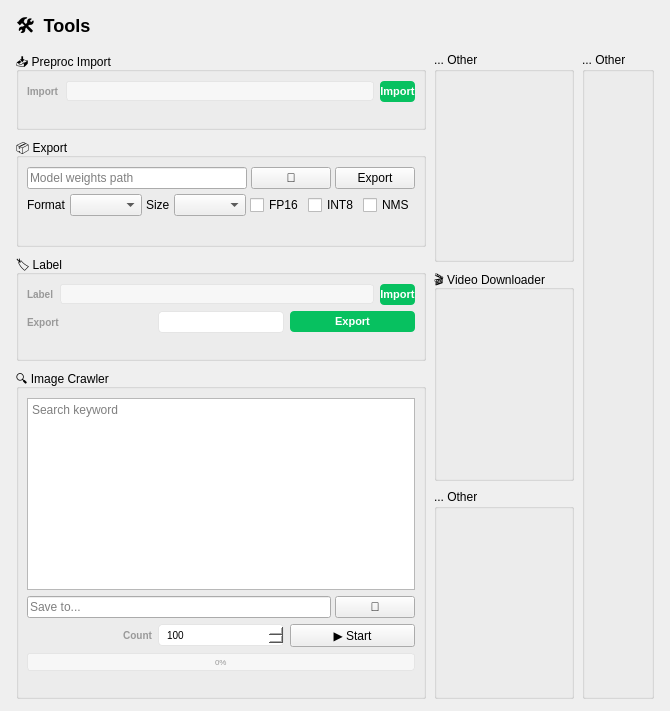
<?xml version="1.0" encoding="UTF-8"?>
<ui version="4.0">
 <class>ToolsPage</class>
 <widget class="QWidget" name="ToolsPage">
  <layout class="QVBoxLayout" name="mainLo">
   <property name="leftMargin"><number>16</number></property>
   <property name="topMargin"><number>12</number></property>
   <property name="rightMargin"><number>16</number></property>
   <property name="bottomMargin"><number>12</number></property>
   <property name="spacing"><number>8</number></property>

   <!-- Title -->
   <item><widget class="QLabel" name="titleLabel">
    <property name="text"><string>🛠  Tools</string></property>
    <property name="minimumHeight"><number>24</number></property>
    <property name="maximumHeight"><number>24</number></property>
    <property name="styleSheet"><string>font-size:18px;font-weight:700;padding:0;margin:0;</string></property>
   </widget></item>

   <!-- Three-column layout -->
   <item><layout class="QHBoxLayout" name="colsLo">
    <property name="spacing"><number>8</number></property>

    <!-- ═══ Column 1 ═══ -->
    <item><layout class="QVBoxLayout" name="col1Lo">
     <property name="spacing"><number>8</number></property>

     <item><widget class="QGroupBox" name="dataGroup">
      <property name="title"><string>📥 Preproc Import</string></property>
     <layout class="QVBoxLayout" name="dataGroupLo">
      <property name="leftMargin"><number>8</number></property>
      <property name="rightMargin"><number>8</number></property>
      <property name="spacing"><number>6</number></property>

      <item><layout class="QHBoxLayout" name="importRow">
       <property name="spacing"><number>6</number></property>
       <item><widget class="QLabel" name="importLabel">
        <property name="text"><string>Import</string></property>
        <property name="fixedWidth"><number>44</number></property>
        <property name="minimumHeight"><number>14</number></property>
        <property name="maximumHeight"><number>14</number></property>
        <property name="styleSheet"><string>font-size:10px;font-weight:600;color:#999;padding:0;margin:0;</string></property>
       </widget></item>
       <item><widget class="QLineEdit" name="importPath">
        <property name="readOnly"><bool>true</bool></property>
        <property name="styleSheet"><string>QLineEdit{background:#f7f7f7;border:1px solid #e5e5e5;border-radius:3px;padding:1px 6px;font-size:10px;color:#999;}</string></property>
       </widget></item>
       <item><widget class="QPushButton" name="importBtn">
        <property name="text"><string>Import</string></property>
        <property name="fixedWidth"><number>70</number></property>
        <property name="styleSheet"><string>QPushButton{background:#07C160;color:#fff;border:none;padding:4px 0;font-size:11px;font-weight:600;border-radius:4px;}QPushButton:hover{background:#06ad56;}</string></property>
       </widget></item>
      </layout></item>

      <item><widget class="QLabel" name="dataStatus">
       <property name="text"><string></string></property>
       <property name="minimumHeight"><number>13</number></property>
       <property name="maximumHeight"><number>13</number></property>
       <property name="styleSheet"><string>font-size:9px;padding:0;margin:0;</string></property>
      </widget></item>
     </layout>
    </widget></item>

     <item><widget class="QGroupBox" name="exportGroup">
      <property name="title"><string>📦 Export</string></property>
      <layout class="QVBoxLayout" name="exportGroupLo">
       <property name="leftMargin"><number>8</number></property>
       <property name="rightMargin"><number>8</number></property>
       <property name="spacing"><number>5</number></property>

       <item><layout class="QHBoxLayout" name="exportWeightsRow">
        <property name="spacing"><number>4</number></property>
        <item><widget class="QLineEdit" name="exportWeights">
         <property name="placeholderText"><string>Model weights path</string></property>
         <property name="minimumHeight"><number>22</number></property>
        </widget></item>
        <item><widget class="QPushButton" name="exportBrowseBtn">
         <property name="text"><string>📁</string></property>
         <property name="fixedWidth"><number>28</number></property>
         <property name="fixedHeight"><number>22</number></property>
        </widget></item>
        <item><widget class="QPushButton" name="exportBtn">
         <property name="text"><string>Export</string></property>
         <property name="fixedWidth"><number>70</number></property>
         <property name="minimumHeight"><number>22</number></property>
        </widget></item>
       </layout></item>

       <item><layout class="QHBoxLayout" name="exportFmtRow">
        <property name="spacing"><number>4</number></property>
        <item><widget class="QLabel" name="exportFmtLabel">
         <property name="text"><string>Format</string></property>
         <property name="fixedWidth"><number>44</number></property>
        </widget></item>
        <item><widget class="QComboBox" name="exportFmt"/></item>
        <item><widget class="QLabel" name="exportSzLabel">
         <property name="text"><string>Size</string></property>
         <property name="fixedWidth"><number>30</number></property>
        </widget></item>
        <item><widget class="QComboBox" name="exportSz"/></item>
        <item><widget class="QCheckBox" name="exportHalf">
         <property name="text"><string>FP16</string></property>
        </widget></item>
        <item><widget class="QCheckBox" name="exportInt8">
         <property name="text"><string>INT8</string></property>
        </widget></item>
        <item><widget class="QCheckBox" name="exportNms">
         <property name="text"><string>NMS</string></property>
        </widget></item>
       </layout></item>

       <item><widget class="QLabel" name="exportStatus">
        <property name="text"><string></string></property>
        <property name="minimumHeight"><number>13</number></property>
        <property name="maximumHeight"><number>13</number></property>
       </widget></item>
      </layout>
     </widget></item>

     <item><widget class="QGroupBox" name="otherGroup">
      <property name="title"><string>🏷️ Label</string></property>
      <layout class="QVBoxLayout" name="otherGroupLo">
       <property name="leftMargin"><number>8</number></property>
       <property name="rightMargin"><number>8</number></property>
       <property name="spacing"><number>6</number></property>

       <item><layout class="QHBoxLayout" name="labelImportRow">
        <property name="spacing"><number>6</number></property>
        <item><widget class="QLabel" name="labelLabel">
         <property name="text"><string>Label</string></property>
         <property name="fixedWidth"><number>44</number></property>
         <property name="minimumHeight"><number>14</number></property>
         <property name="maximumHeight"><number>14</number></property>
         <property name="styleSheet"><string>font-size:10px;font-weight:600;color:#999;padding:0;margin:0;</string></property>
        </widget></item>
        <item><widget class="QLineEdit" name="labelImportPath">
         <property name="readOnly"><bool>true</bool></property>
         <property name="styleSheet"><string>QLineEdit{background:#f7f7f7;border:1px solid #e5e5e5;border-radius:3px;padding:1px 6px;font-size:10px;color:#999;}</string></property>
        </widget></item>
        <item><widget class="QPushButton" name="labelImportBtn">
         <property name="text"><string>Import</string></property>
         <property name="fixedWidth"><number>70</number></property>
         <property name="styleSheet"><string>QPushButton{background:#07C160;color:#fff;border:none;padding:4px 0;font-size:11px;font-weight:600;border-radius:4px;}QPushButton:hover{background:#06ad56;}</string></property>
        </widget></item>
       </layout></item>

       <item><layout class="QHBoxLayout" name="labelRow">
        <property name="spacing"><number>6</number></property>
        <item><widget class="QLabel" name="labelImportLabel">
         <property name="text"><string>Export</string></property>
         <property name="fixedWidth"><number>44</number></property>
         <property name="minimumHeight"><number>14</number></property>
         <property name="maximumHeight"><number>14</number></property>
         <property name="styleSheet"><string>font-size:10px;font-weight:600;color:#999;padding:0;margin:0;</string></property>
        </widget></item>
        <item><widget class="QComboBox" name="labelFolderCombo">
         <property name="minimumHeight"><number>24</number></property>
         <property name="styleSheet"><string>QComboBox{border:1px solid #e5e5e5;border-radius:4px;padding:2px 6px;background:#fff;font-size:10px;}QComboBox:focus{border-color:#07C160;}QComboBox::drop-down{border:none;width:16px;}</string></property>
        </widget></item>
        <item><widget class="QPushButton" name="labelExportBtn">
         <property name="text"><string>Export</string></property>
         <property name="fixedWidth"><number>70</number></property>
         <property name="styleSheet"><string>QPushButton{background:#07C160;color:#fff;border:none;padding:4px 0;font-size:11px;font-weight:600;border-radius:4px;}QPushButton:hover{background:#06ad56;}</string></property>
        </widget></item>
       </layout></item>

       <item><widget class="QLabel" name="labelStatus">
        <property name="text"><string></string></property>
        <property name="minimumHeight"><number>13</number></property>
        <property name="maximumHeight"><number>13</number></property>
        <property name="styleSheet"><string>font-size:9px;padding:0;margin:0;</string></property>
       </widget></item>
      </layout>
     </widget></item>

     <item><widget class="QGroupBox" name="otherPlaceholder">
      <property name="title"><string>🔍 Image Crawler</string></property>
      <layout class="QVBoxLayout" name="otherPlaceholderLo">
       <property name="leftMargin"><number>8</number></property>
       <property name="rightMargin"><number>8</number></property>
       <property name="spacing"><number>6</number></property>

       <item><widget class="QPlainTextEdit" name="crawlerKeyword">
        <property name="placeholderText"><string>Search keyword</string></property>
        <property name="minimumHeight"><number>26</number></property>
       </widget></item>

       <item><layout class="QHBoxLayout" name="crawlerPathRow">
        <property name="spacing"><number>4</number></property>
        <item><widget class="QLineEdit" name="crawlerPath">
         <property name="readOnly"><bool>true</bool></property>
         <property name="placeholderText"><string>Save to...</string></property>
        </widget></item>
        <item><widget class="QPushButton" name="crawlerBrowseBtn">
         <property name="text"><string>📁</string></property>
         <property name="fixedWidth"><number>28</number></property>
         <property name="fixedHeight"><number>24</number></property>
        </widget></item>
       </layout></item>

       <item><layout class="QHBoxLayout" name="crawlerStartRow">
        <property name="spacing"><number>6</number></property>
        <item><widget class="QLabel" name="crawlerCountLabel">
         <property name="text"><string>Count</string></property>
         <property name="fixedWidth"><number>36</number></property>
         <property name="minimumHeight"><number>14</number></property>
         <property name="maximumHeight"><number>14</number></property>
         <property name="styleSheet"><string>font-size:10px;font-weight:600;color:#999;padding:0;margin:0;</string></property>
         <property name="alignment"><set>Qt::AlignRight|Qt::AlignVCenter</set></property>
        </widget></item>
        <item><widget class="QSpinBox" name="crawlerCount">
         <property name="minimum"><number>1</number></property>
         <property name="maximum"><number>9999</number></property>
         <property name="value"><number>100</number></property>
         <property name="minimumHeight"><number>24</number></property>
         <property name="styleSheet"><string>QSpinBox{border:1px solid #e5e5e5;border-radius:4px;padding:2px 6px;background:#fff;font-size:10px;}QSpinBox:focus{border-color:#07C160;}</string></property>
        </widget></item>
        <item><widget class="QPushButton" name="crawlerStartBtn">
         <property name="text"><string>▶ Start</string></property>
         <property name="minimumHeight"><number>26</number></property>
        </widget></item>
       </layout></item>

       <item><widget class="QProgressBar" name="crawlerProgress">
        <property name="maximum"><number>100</number></property>
        <property name="value"><number>0</number></property>
        <property name="textVisible"><bool>true</bool></property>
        <property name="fixedHeight"><number>16</number></property>
        <property name="styleSheet"><string>QProgressBar{border:1px solid #e5e5e5;border-radius:3px;height:16px;background:#f7f7f7;text-align:center;font-size:8px;color:#999;}QProgressBar::chunk{background:#07C160;border-radius:2px;}</string></property>
       </widget></item>

       <item><widget class="QLabel" name="crawlerInfo">
        <property name="text"><string></string></property>
        <property name="minimumHeight"><number>13</number></property>
        <property name="maximumHeight"><number>13</number></property>
        <property name="styleSheet"><string>font-size:9px;padding:0;margin:0;</string></property>
       </widget></item>
      </layout>
     </widget></item>

   </layout></item>

    <!-- ═══ Column 2 ═══ -->
    <item><layout class="QVBoxLayout" name="col2Lo">
     <property name="spacing"><number>8</number></property>

     <item><widget class="QGroupBox" name="col2Placeholder">
      <property name="title"><string>... Other</string></property>
      <layout class="QVBoxLayout" name="col2PlaceholderLo">
       <property name="leftMargin"><number>8</number></property>
       <property name="rightMargin"><number>8</number></property>
       <property name="spacing"><number>6</number></property>
      </layout>
     </widget></item>

     <item><widget class="QGroupBox" name="col2Other">
      <property name="title"><string>🎬 Video Downloader</string></property>
      <layout class="QVBoxLayout" name="col2OtherLo">
       <property name="leftMargin"><number>8</number></property>
       <property name="rightMargin"><number>8</number></property>
       <property name="spacing"><number>6</number></property>
      </layout>
     </widget></item>

     <item><widget class="QGroupBox" name="col2Other2">
      <property name="title"><string>... Other</string></property>
      <layout class="QVBoxLayout" name="col2Other2Lo">
       <property name="leftMargin"><number>8</number></property>
       <property name="rightMargin"><number>8</number></property>
       <property name="spacing"><number>6</number></property>
      </layout>
     </widget></item>

    </layout></item>

    <!-- ═══ Column 3 ═══ -->
    <item><widget class="QGroupBox" name="otherGroup3">
     <property name="title"><string>... Other</string></property>
     <layout class="QVBoxLayout" name="otherGroup3Lo">
      <property name="leftMargin"><number>8</number></property>
      <property name="rightMargin"><number>8</number></property>
      <property name="spacing"><number>6</number></property>
     </layout>
    </widget></item>

   </layout></item>

  </layout>
 </widget>
 <resources/>
 <connections/>
</ui>
